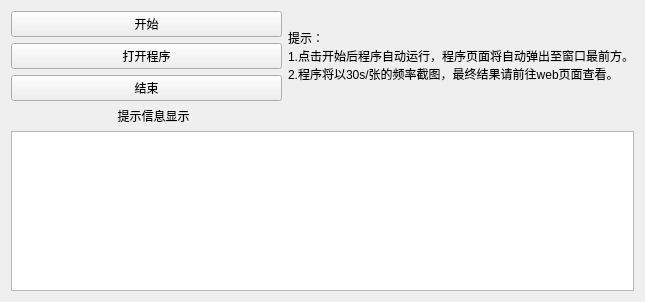
<?xml version="1.0" encoding="UTF-8"?>
<ui version="4.0">
 <class>Form</class>
 <widget class="QWidget" name="Form">
  <property name="geometry">
   <rect>
    <x>0</x>
    <y>0</y>
    <width>645</width>
    <height>302</height>
   </rect>
  </property>
  <property name="windowTitle">
   <string>气体数据监测截屏</string>
  </property>
  <layout class="QVBoxLayout" name="verticalLayout_3">
   <item>
    <layout class="QVBoxLayout" name="verticalLayout_2">
     <item>
      <layout class="QHBoxLayout" name="horizontalLayout">
       <item>
        <layout class="QVBoxLayout" name="verticalLayout">
         <item>
          <widget class="QPushButton" name="pushButton">
           <property name="mouseTracking">
            <bool>false</bool>
           </property>
           <property name="text">
            <string>开始</string>
           </property>
          </widget>
         </item>
         <item>
          <widget class="QPushButton" name="pushButton_3">
           <property name="text">
            <string>打开程序</string>
           </property>
          </widget>
         </item>
         <item>
          <widget class="QPushButton" name="pushButton_2">
           <property name="text">
            <string>结束</string>
           </property>
          </widget>
         </item>
        </layout>
       </item>
       <item>
        <widget class="QLabel" name="label_2">
         <property name="text">
          <string>提示：
1.点击开始后程序自动运行，程序页面将自动弹出至窗口最前方。
2.程序将以30s/张的频率截图，最终结果请前往web页面查看。</string>
         </property>
        </widget>
       </item>
      </layout>
     </item>
     <item>
      <widget class="QLabel" name="label">
       <property name="text">
        <string>                                提示信息显示</string>
       </property>
      </widget>
     </item>
     <item>
      <widget class="QTextBrowser" name="textBrowser"/>
     </item>
    </layout>
   </item>
  </layout>
 </widget>
 <resources/>
 <connections/>
</ui>
